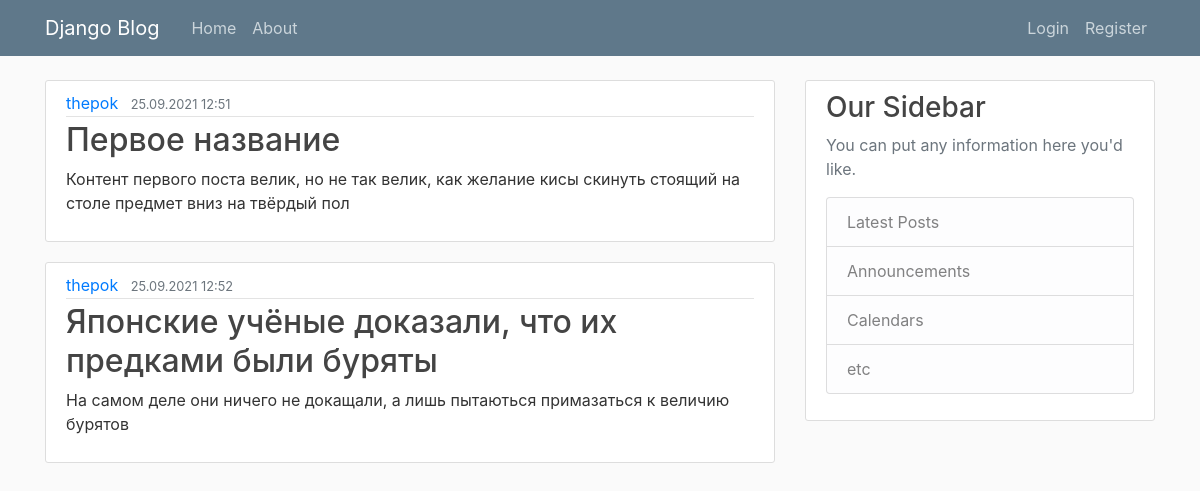
The page / on the database its author committed.
### blog/models.py (models this page shows)
class Post(models.Model):
    title = models.CharField(max_length=128)
    content = models.TextField()
    date_posted = models.DateTimeField(default=timezone.now)
    author = models.ForeignKey(User, on_delete=models.CASCADE)

### blog/views.py (the view)
# urls.py: path('', views.home, name='blog-home'),
def home(request):
    context = {
        'posts': Post.objects.all()
    }
    return render(request, 'blog/home.html', context=context)

### blog/templates/blog/home.html
{% extends "blog/base.html" %}
{% block content %}
    {% for post in posts %}
        <article class="media content-section">
            <div class="media-body">
                <div class="article-metadata">
                    <a class="mr-2" href="#">{{ post.author }}</a>
                    <small class="text-muted">{{ post.date_posted|date:"d.m.Y H:i" }}</small>
                </div>
                <h2><a class="article-title" href="#">{{ post.title }}</a></h2>
                <p class="article-content">{{ post.content }}</p>
            </div>
        </article>
    {% endfor %}
{% endblock content %}

### blog/templates/blog/base.html (shortened to what this page needs)
{% load static %}
<!DOCTYPE html>
<html>
<head>
    <link rel="stylesheet" href="https://maxcdn.bootstrapcdn.com/bootstrap/4.0.0/css/bootstrap.min.css"
>
    <link rel="stylesheet" type="text/css" href="{% static 'blog/main.css' %}">
</head>
<body>
<header class="site-header">
    <nav class="navbar navbar-expand-md navbar-dark bg-steel fixed-top">
        <div class="container">
            <a class="navbar-brand mr-4" href="{% url 'blog-home' %}">Django Blog</a>
            <div class="collapse navbar-collapse" id="navbarToggle">
                <div class="navbar-nav mr-auto">
                    <a class="nav-item nav-link" href="{% url 'blog-home' %}">Home</a>
                    <a class="nav-item nav-link" href="{% url 'blog-about' %}">About</a>
                </div>
                <div class="navbar-nav">
                    {% if user.is_authenticated %}
                    <a class="nav-item nav-link" href="{% url 'profile' %}">Profile</a>
                    <a class="nav-item nav-link" href="{% url 'logout' %}">Logout</a>
                    {% else %}
                    <a class="nav-item nav-link" href="{% url 'login' %}">Login</a>
                    <a class="nav-item nav-link" href="{% url 'register' %}">Register</a>
                    {% endif %}
                </div>
            </div>
        </div>
    </nav>
</header>
<main role="main" class="container">
    <div class="row">
        <div class="col-md-8">
            {% block content %}{% endblock %}
        </div>
        <div class="col-md-4">
            <div class="content-section">
                <h3>Our Sidebar</h3>
                <p class='text-muted'>You can put any information here you'd like.
                <ul class="list-group">
                    <li class="list-group-item list-group-item-light">Latest Posts</li>
                    <li class="list-group-item list-group-item-light">Announcements</li>
                    <li class="list-group-item list-group-item-light">Calendars</li>
                    <li class="list-group-item list-group-item-light">etc</li>
                </ul>
                </p>
            </div>
        </div>
    </div>
</main>
</body>
</html>

### blog/static/blog/main.css (style rules this page uses)
body { background: #fafafa; color: #333333; margin-top: 5rem; }
h1, h2, h3, h4, h5, h6 { color: #444444; }
ul { margin: 0; }
.bg-steel { background-color: #5f788a; }
.site-header .navbar-nav .nav-link { color: #cbd5db; }
.content-section { background: #ffffff; padding: 10px 20px; border: 1px solid #dddddd; border-radius: 3px; margin-bottom: 20px; }
.article-title { color: #444444; }
.article-content { white-space: pre-line; }
.article-metadata { padding-bottom: 1px; margin-bottom: 4px; border-bottom: 1px solid #e3e3e3 }

### rows shown on the page
Post: author "thepok", date_posted "25.09.2021 12:51", title "Первое название", content "Контент первого поста велик, но не так велик, как желание кисы скинуть стоящий на столе предмет вниз на твёрдый пол"
Post: author "thepok", date_posted "25.09.2021 12:52", title "Японские учёные доказали, что их предками были буряты", content "На самом деле они ничего не докащали, а лишь пытаються примазаться к величию бурятов"
